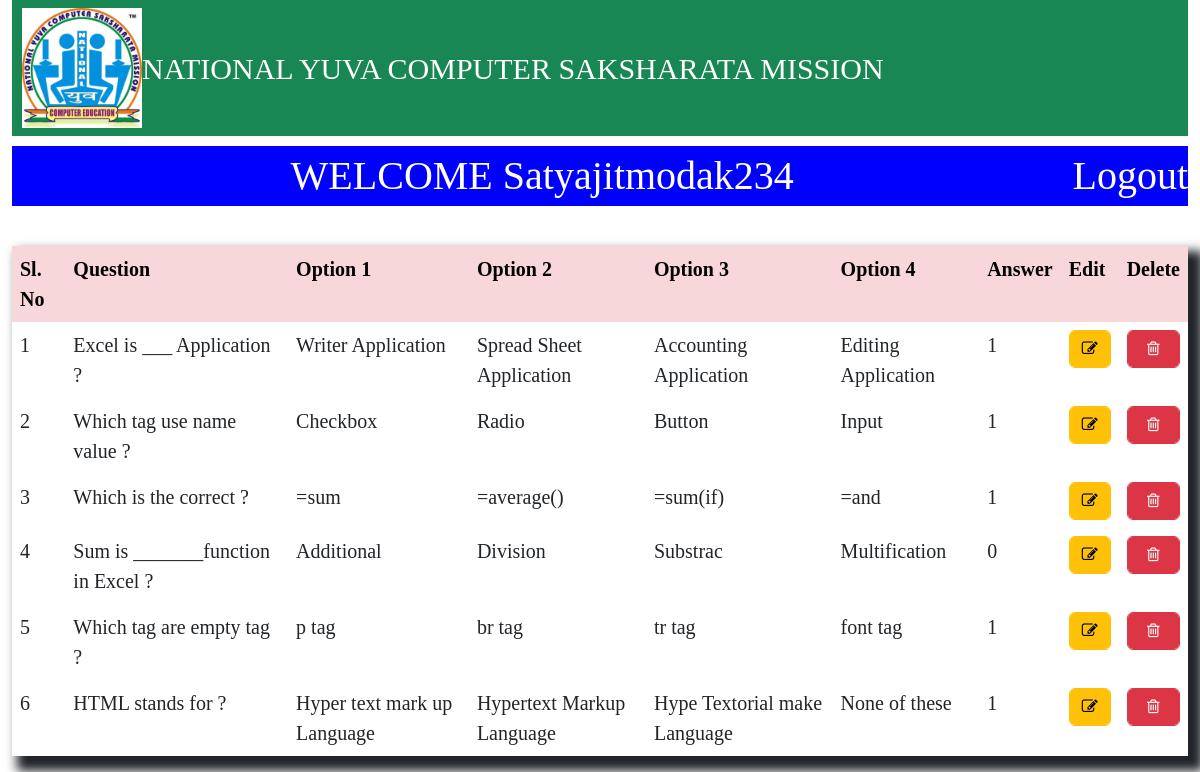
Screenshot of /admin/Show_2ndsem.php (signed in) with the database file from the repository.
### tables this page shows
CREATE TABLE `add_ques2` (
  `id` int(11) NOT NULL,
  `ques` varchar(200) NOT NULL,
  `opt1` varchar(60) NOT NULL,
  `opt2` varchar(60) NOT NULL,
  `opt3` varchar(60) NOT NULL,
  `opt4` varchar(60) NOT NULL,
  `ans` int(11) NOT NULL
);

### admin/Show_2ndsem.php (the view, shortened to what this page needs)
<?php
include_once('connfig.php');
include_once('header.php');
$a = 1;
?>
<!DOCTYPE html>
<html>
<head>
	<link href="https://cdn.jsdelivr.net/npm/bootstrap@5.2.0-beta1/dist/css/bootstrap.min.css" rel="stylesheet">
<link rel="stylesheet" href="https://cdnjs.cloudflare.com/ajax/libs/font-awesome/4.7.0/css/font-awesome.min.css">
</head>
<body>
<div class="contioner-fluid">
	<div class="row">
		<div class="col-sm-12">
			<div class="head">
				WELCOME <?php if (isset($_SESSION['username'])){
					echo $_SESSION['username'];
				} ?>
				<a href="logout.php" style="float: right; color: white; text-decoration: none;">Logout</a>
			</div>
			<div class="row">
				<div class="col-sm-12" style="margin-top: 20px;">
					<table class="table table-borderless"style="margin-top: 20px; box-shadow: 10px 10px 10px 5px;">
						<tr class="table table-danger"><th>Sl. No</th><th>Question</th><th>Option 1</th><th>Option 2</th><th>Option 3</th><th>Option 4</th><th>Answer</th><th>Edit</th><th>Delete</th></tr>
						<?php
						$quer = "SELECT * FROM add_ques2 order by id desc limit 15";
						$run = mysqli_query($conn,$quer);
						while ($rows = mysqli_fetch_assoc($run)) {
							echo "<tr><td>";
							echo $a++;
							echo "</td><td>";
							echo $rows['ques'];
							echo "</td><td>";
							echo $rows['opt1'];
							echo "</td><td>";
							echo $rows['opt2'];
							echo "</td><td>";
							echo $rows['opt3'];
							echo "</td><td>";
							echo $rows['opt4'];
							echo "</td><td>";
							echo $rows['ans'];
							echo "</td><td>";
							echo "<a class='btn btn-warning form-control' href='edit_2ndsem.php?id=$rows[id]'><i class='fa fa-pencil-square-o' aria-hidden='true'></i> </a>";
							echo "</td><td>";
							echo "<a class='btn btn-danger form-control' href='delete_2ndsem.php?id=$rows[id]'><i class='fa fa-trash-o' aria-hidden='true'></i> </a>";
							echo "</td></tr>";
							?>
							<?php 	} ?>
					</table>
				</div>
			</div>
		</div>
	</div>
</div>
</body>
</html>

### admin/header.php (style rules this page uses)
* { font-family: Apple Chancery; }

### admin/Show_2ndsem.php (style rules this page uses)
tr td { font-size: 20px; }
tr th { font-size: 20px; }
.head { margin-top: 10px; background-color: blue; color:white; font-size: 40px; text-align: center; box-shadow: 10px 10px 10px 5px; }

### rows the page displays
add_ques2: ques "Excel is ___ Application ?", opt1 "Writer Application", opt2 "Spread Sheet Application", opt3 "Accounting Application", opt4 "Editing Application", ans "1"
add_ques2: ques "Which tag use name value ?", opt1 "Checkbox", opt2 "Radio", opt3 "Button", opt4 "Input", ans "1"
add_ques2: ques "Which is the correct ?", opt1 "=sum", opt2 "=average()", opt3 "=sum(if)", opt4 "=and", ans "1"
add_ques2: ques "Sum is _______function in Excel ?", opt1 "Additional", opt2 "Division", opt3 "Substrac", opt4 "Multification", ans "0"
add_ques2: ques "Which tag are empty tag ?", opt1 "p tag", opt2 "br tag", opt3 "tr tag", opt4 "font tag", ans "1"
add_ques2: ques "HTML stands for ?", opt1 "Hyper text mark up Language", opt2 "Hypertext Markup Language", opt3 "Hype Textorial make Language", opt4 "None of these", ans "1"

### other values shown
$_SESSION['username'] "Satyajitmodak234"
